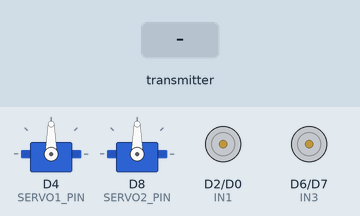
The sketch below on a simulated ESP8266 (NodeMCU). On the bench: 2 × servo, motor-driver pin pairs drawn as motors (green arrow = first pin HIGH = forward, orange = second pin HIGH = backward, longer = more drive, scaled by the enable pin). Inputs (shaded band) come from the test bench.

Above: at 1.2 s.
1.3 s: the transmitter starts sending readChannel.1 = 1000
At 2.5 s:
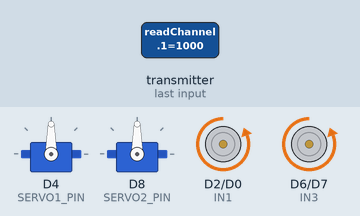
2.8 s: the transmitter starts sending readChannel.0 = 1000
At 4.0 s:
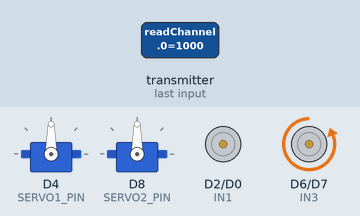
4.3 s: the transmitter starts sending readChannel.1 = 1250
At 4.8 s:
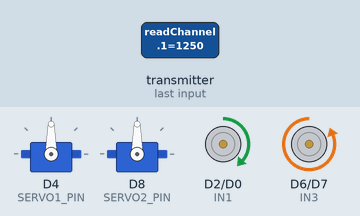
5.8 s: the transmitter starts sending readChannel.0 = 1250
At 7.0 s:
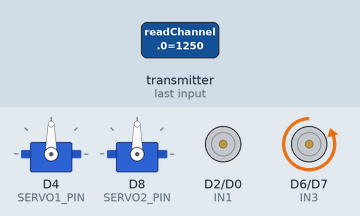
7.3 s: the transmitter starts sending readChannel.1 = 1500
At 8.5 s:
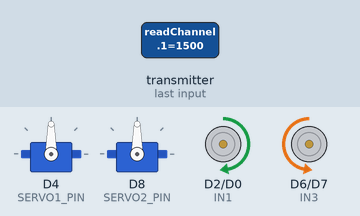
8.8 s: the transmitter starts sending readChannel.0 = 2000
At 9.7 s:
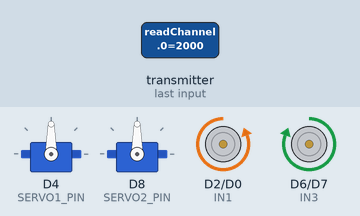
Timing chart, 0 to 11.3 s (numbered marks = the images above; inputs shaded):
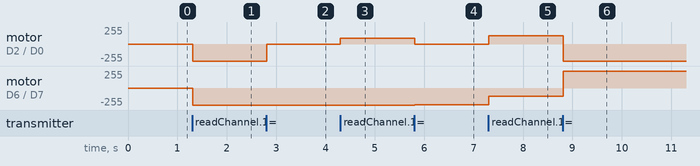

Measured:
- after the input at 1.3 s, motor on D2 (IN1) / D0 (IN2), motor on D6 (IN3) / D7 (IN4): stopped → backward 255/255 at once
- after the input at 2.8 s, motor on D2 (IN1) / D0 (IN2): backward 255/255 → stopped at once
- after the input at 4.3 s, motor on D2 (IN1) / D0 (IN2): stopped → forward 85/255 at once
- after the input at 5.8 s, motor on D2 (IN1) / D0 (IN2): forward 85/255 → stopped at once; motor on D6 (IN3) / D7 (IN4): backward 255/255 → backward 254/255 at once
- after the input at 7.3 s, motor on D2 (IN1) / D0 (IN2): stopped → forward 127/255 at once; motor on D6 (IN3) / D7 (IN4): backward 254/255 → backward 127/255 at once
- after the input at 8.8 s, motor on D2 (IN1) / D0 (IN2): forward 127/255 → backward 255/255 at once; motor on D6 (IN3) / D7 (IN4): backward 127/255 → forward 255/255 at once

The sketch:

Gripper_complete_v1.ino
```cpp
#include <IBusBM.h>
#include <Servo.h>

// --- PIN DEFINITIONS (NodeMCU ESP8266) ---
// Right Motor
#define ENA D1  // GPIO 5
#define IN1 D2  // GPIO 4
#define IN2 D0  // GPIO 16

// Left Motor
#define ENB D5  // GPIO 14
#define IN3 D6  // GPIO 12
#define IN4 D7  // GPIO 13

// Servos
#define SERVO1_PIN D4 // GPIO 2 (Joystick Arm)
#define SERVO2_PIN D8 // GPIO 15 (Switch Claw)

// --- OBJECTS ---
IBusBM ibus;
Servo servo[2];

const int DEADZONE = 20;

void setup() {

  Serial.begin(115200);

  ibus.begin(Serial, IBUSBM_NOTIMER);

  // 2. Setup Motor Pins
  pinMode(IN1, OUTPUT);
  pinMode(IN2, OUTPUT);
  pinMode(IN3, OUTPUT);
  pinMode(IN4, OUTPUT);

  // ESP8266 PWM Range (0-255)
  analogWriteRange(255);

  // 3. Setup Servos
  servo[0].attach(SERVO1_PIN, 500, 2500);
  servo[1].attach(SERVO2_PIN, 500, 2500);

  stopAllMotors();
  servo[0].write(90);
  servo[1].write(90);
}

void stopAllMotors() {
  digitalWrite(IN1, LOW);
  digitalWrite(IN2, LOW);
  digitalWrite(IN3, LOW);
  digitalWrite(IN4, LOW);
  analogWrite(ENA, 0);
  analogWrite(ENB, 0);
}

void controlMotor(char motor, int speed) {
  int pwmPin = (motor == 'L') ? ENB : ENA;
  int inA    = (motor == 'L') ? IN3 : IN1;
  int inB    = (motor == 'L') ? IN4 : IN2;

  if (speed > 0) { // Forward
    digitalWrite(inA, HIGH);
    digitalWrite(inB, LOW);
    analogWrite(pwmPin, speed);
  } else if (speed < 0) { // Backward
    digitalWrite(inA, LOW);
    digitalWrite(inB, HIGH);
    analogWrite(pwmPin, abs(speed));
  } else { // Stop
    digitalWrite(inA, LOW);
    digitalWrite(inB, LOW);
    analogWrite(pwmPin, 0);
  }
}

void loop() {
  ibus.loop();

  int ch3_Throttle = ibus.readChannel(1);
  int ch1_Steer    = ibus.readChannel(0);

  // Safety Check: If radio off, stop.
  if (ch3_Throttle == 0) {
      stopAllMotors();
      return;
  }

  // --- Speed Limiter ---
  int speedLimit = 255;
  // Apply deadzone
  if (abs(ch3_Throttle - 1500) < DEADZONE) ch3_Throttle = 1500;
  if (abs(ch1_Steer - 1500) < DEADZONE) ch1_Steer = 1500;

  // Map inputs
  long throttle = map(ch3_Throttle, 1000, 2000, -speedLimit, speedLimit);
  long steer    = map(ch1_Steer,    1000, 2000, -255, 255);

  long leftSpeed  = throttle + steer;
  long rightSpeed = throttle - steer;

  // Constrain to valid PWM range
  long maxVal = max(abs(leftSpeed), abs(rightSpeed));
  if (maxVal > 255) {
    leftSpeed  = (leftSpeed * 255) / maxVal;
    rightSpeed = (rightSpeed * 255) / maxVal;
  }

  controlMotor('L', (int)leftSpeed);
  controlMotor('R', (int)rightSpeed);


  delay(10);
}
```
